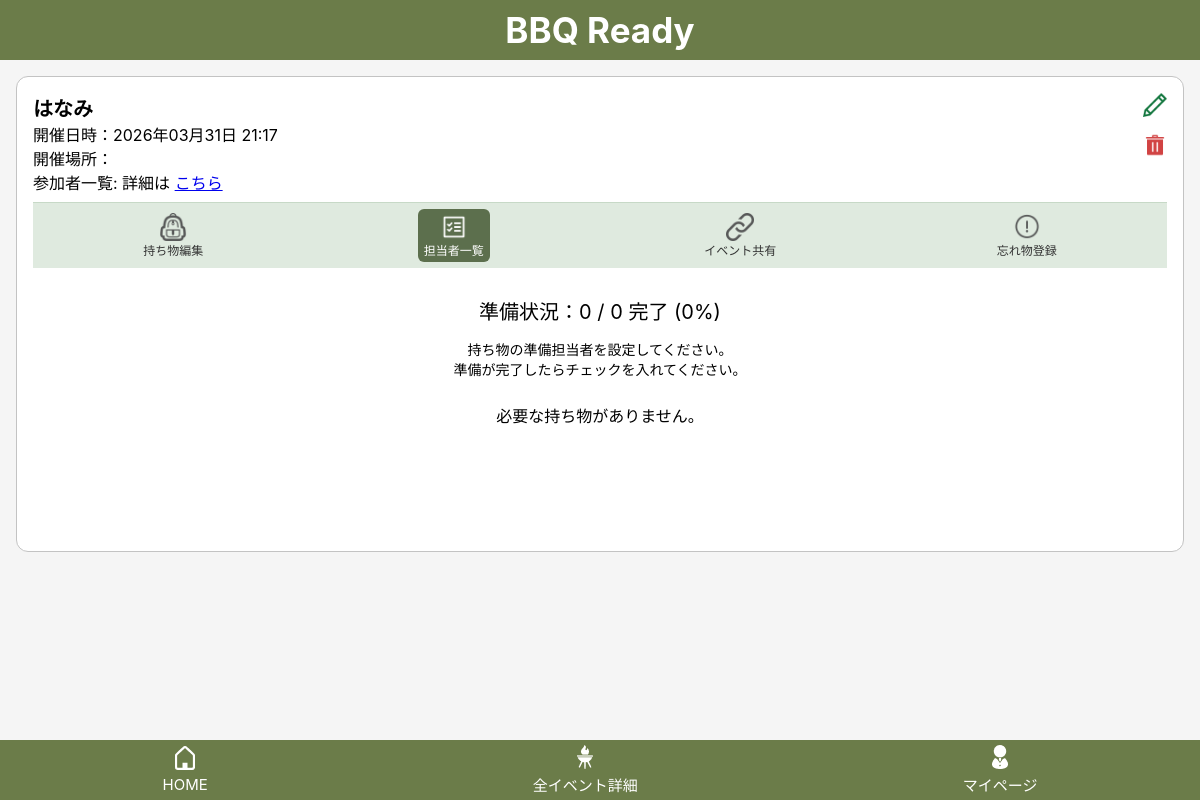
The app's page /events/148/assign/ (signed in), older data.
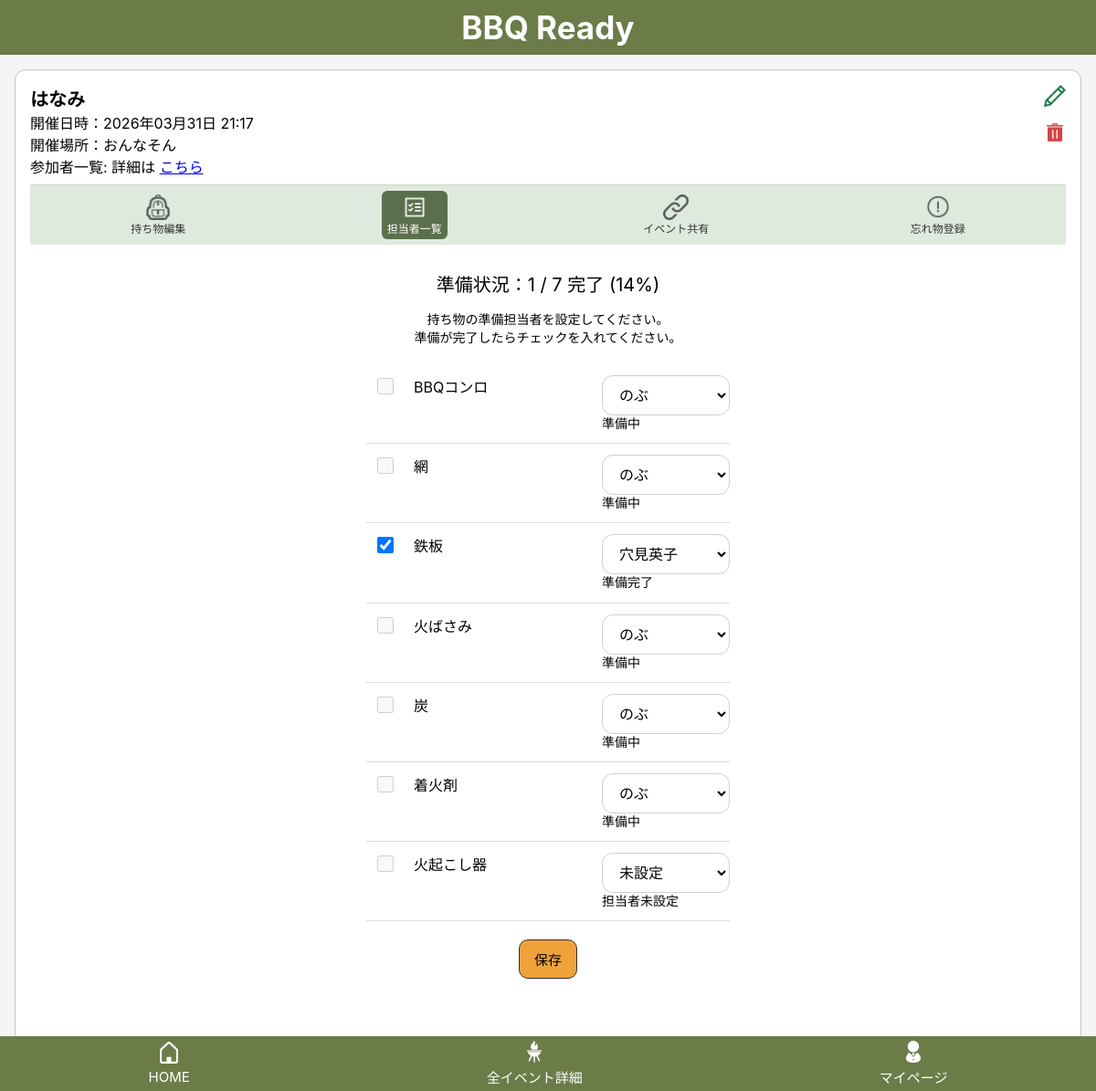
The same page, newer data.
### bbq_app/models.py (models this page shows, shortened)
class Event(models.Model):
    user = models.ForeignKey(settings.AUTH_USER_MODEL, on_delete=models.CASCADE, related_name="events")
    name = models.CharField("イベント名", max_length=30)
    held_at = models.DateTimeField("開催日時", null=True, blank=True)
    location = models.CharField("開催場所", max_length=50, blank=True)
    created_at = models.DateTimeField("作成日時", auto_now_add=True)
    updated_at = models.DateTimeField("更新日時", auto_now=True)

class EventItem(models.Model):
    event = models.ForeignKey(Event, on_delete=models.CASCADE, related_name="event_items")
    bbq_item = models.ForeignKey(BbqItem, on_delete=models.CASCADE, related_name="event_items")
    is_selected = models.BooleanField(default=False)
    assignee = models.ForeignKey(
        "Participant",
        null=True,
        blank=True,
        on_delete=models.SET_NULL,
        related_name="assigned_items"
    )
    is_ready = models.BooleanField(default=False)
    created_at = models.DateTimeField(auto_now_add=True)
    updated_at = models.DateTimeField(auto_now=True)
    class Meta:
        constraints = [
            models.UniqueConstraint(
                fields=["event", "bbq_item"],
                name="unique_event_bbq_item"
            )
        ]

class BbqItem(models.Model):
    class Category(models.IntegerChoices):
        FIRE = 1, "火起こし・調理グッズ"
        PLACE = 2, "会場設営"
        FOOD = 3, "食材・飲み物"
        CONVENIENCE = 4, "便利グッズ"
        OTHER = 5, "その他"
    user = models.ForeignKey(settings.AUTH_USER_MODEL, null=True, blank=True, on_delete=models.CASCADE, related_name="bbq_items")
    name = models.CharField("持ち物名", max_length=50)
    category = models.IntegerField(choices=Category.choices)
    created_at = models.DateTimeField(auto_now_add=True)
    updated_at = models.DateTimeField(auto_now=True)

class Participant(models.Model):
    event = models.ForeignKey(Event, on_delete=models.CASCADE, related_name="participants")
    user = models.ForeignKey(
        settings.AUTH_USER_MODEL,
        null=True,
        blank=True,
        on_delete=models.SET_NULL,
        related_name="participant"
    )
    name = models.CharField("表示名", max_length=30)
    created_at = models.DateTimeField("作成日時", auto_now_add=True)
    updated_at = models.DateTimeField("更新日時", auto_now=True)

### bbq_app/views.py (the view, shortened to what this page needs)
# urls.py: path("events/<int:event_id>/assign/", views.item_assign, name="item_assign"),
@login_required
def item_assign(request, event_id):
    event = get_object_or_404(Event, id=event_id, user=request.user)
    Participant.objects.get_or_create(
        event=event,
        user=request.user,
        defaults={"name":request.user.first_name or request.user.username}
    )
    participants = Participant.objects.filter(event=event).order_by("id")
    items = (
        EventItem.objects
        .filter(event=event, is_selected=True)
        .select_related("bbq_item", "assignee")
        .order_by("id")
    )
    total_count = items.count()
    ready_count = items.filter(is_ready=True).count()
    progress_percent = int((ready_count / total_count) * 100 ) if total_count else 0
    return render(
        request,
        "bbq_app/item_assign.html",
        {
            "event": event,
            "participants": participants,
            "items": items,
            "total_count": total_count,
            "ready_count": ready_count,
            "progress_percent": progress_percent
        }
    )

### bbq_app/templates/bbq_app/item_assign.html (shortened to what this page needs)
{% extends "bbq_app/base.html" %}
{% block header %}
  {% include "bbq_app/partials/event_header.html" %}
{% endblock %}
{% block content %}
<p class="assign-progress">
    準備状況：{{ ready_count }} / {{ total_count }} 完了 ({{ progress_percent }}%)
</p>
<p class="assign-description">
    持ち物の準備担当者を設定してください。<br>
    準備が完了したらチェックを入れてください。
</p>
<form method="post">
    {% if items %}
        <ul class="assign-list">
            {% for event_item in items %}
                <li class="assign-row">
                    <div class="assign-check">
                        {% if event_item.assignee and event_item.assignee.user == event.user %}
                            <input
                                type="checkbox"
                                name="ready_items"
                                value="{{ event_item.id }}"
                                {% if event_item.is_ready %}checked{% endif %}
                            >
                        {% else %}
                            <input
                                type="checkbox"
                                disabled
                            >
                        {% endif %}
                    </div>
                    <div class="assign-item-name">
                        {{ event_item.bbq_item.name }}
                    </div>
                    <div class="assign-right">
                        <select name="assignee_{{ event_item.id }}">
                            <option value="">未設定</option>
                            {% for participant in participants %}
                                <option value="{{ participant.id }}"
                                    {% if event_item.assignee_id == participant.id %}selected{% endif %}>
                                    {{ participant.name }}
                                </option>
                            {% endfor %}
                        </select>
                        <div class="assign-status">
                            {% if not event_item.assignee %}
                                担当者未設定
                            {% elif event_item.is_ready %}
                                準備完了
                            {% else %}
                                準備中
                            {% endif %}
                        </div>
                    </div>
                </li>
            {% endfor %}
        </ul>
        <div class="assign-save">
            <button type="submit" class="btn btn-primary">
                保存
            </button>
        </div>
    {% else %}
        <p class="assign-empty">必要な持ち物がありません。</p>
    {% endif %}
</form>
{% endblock %}

### bbq_app/templates/bbq_app/partials/event_header.html (shortened to what this page needs)
{% load static %}
{% include "bbq_app/partials/top_bar.html" %}
{% if event %}
<div class="event-header">
  <div class="event_header__top">
    <div>
      <div class="event-header__title">{{ event.name }}</div>
      <div class="event-header__meta">
        開催日時：{{ event.held_at|date:"Y年m月d日 H:i" }}<br>
        開催場所：{{ event.location }}<br>
        参加者一覧: 詳細は
        <a href="#" onclick="openParticipantsModal(); return false;">こちら</a>
      </div>
    </div>
    <div class="event-header__actions">
      <a href="{% url 'event_edit' event.id %}">
        <img src="{% static 'bbq_app/images/pencil.png' %}" width="24">
      </a>
      <a href="#" onclick="openDeleteModal({{ event.id }}); return false;">
        <img src="{% static 'bbq_app/images/trashcan.png' %}" width="24">
      </a>
    </div>
  </div>
  <div class="event-header__nav">
    <a href="{% url 'item_edit' event.id %}"
       class="{% if request.resolver_match.url_name == 'item_edit' %}active{% endif %}">
      <img src="{% static 'bbq_app/images/item_edit.png' %}" width="28">
      <span>持ち物編集</span>
    </a>
    <a href="{% url 'item_assign' event.id %}"
       class="{% if request.resolver_match.url_name == 'item_assign' %}active{% endif %}">
      <img src="{% static 'bbq_app/images/event_participants.png' %}" width="28">
      <span>担当者一覧</span>
    </a>
    <a href="{% url 'event_share' event.id %}"
       class="{% if request.resolver_match.url_name == 'event_share' %}active{% endif %}">
      <img src="{% static 'bbq_app/images/event_share.png' %}" width="28" alt="共有">
      <span>イベント共有</span>
    </a>
    <a href="#"
       onclick="openForgotModal(); return false;">
      <img src="{% static 'bbq_app/images/forgot_item.png' %}" width="28">
      <span>忘れ物登録</span>
    </a>
  </div>
{% endif %}

Row changes from the older to the newer data that the page shows:
changed Event "はなみ": location (not shown) → "おんなそん"
now on this page (row edited): EventItem: bbq_item.name "BBQコンロ", assignee+id "のぶ", shows "準備中"
now on this page (row edited): EventItem: bbq_item.name "網", assignee+id "のぶ", shows "準備中"
now on this page (row edited): EventItem: is_ready "☑", bbq_item.name "鉄板", assignee+id "穴見英子", shows "準備完了"
now on this page (row edited): EventItem: bbq_item.name "火ばさみ", assignee+id "のぶ", shows "準備中"
now on this page (row edited): EventItem: bbq_item.name "炭", assignee+id "のぶ", shows "準備中"
now on this page (row edited): EventItem: bbq_item.name "着火剤", assignee+id "のぶ", shows "準備中"
now on this page (row edited): EventItem: bbq_item.name "火起こし器", shows "担当者未設定"
Text that changed along with them:
{{ ready_count }}: "0" → "1"
{{ total_count }}: "0" → "7"
{{ progress_percent }}: "0" → "14"
text no longer shown: "必要な持ち物がありません。"
text now shown: "保存"
